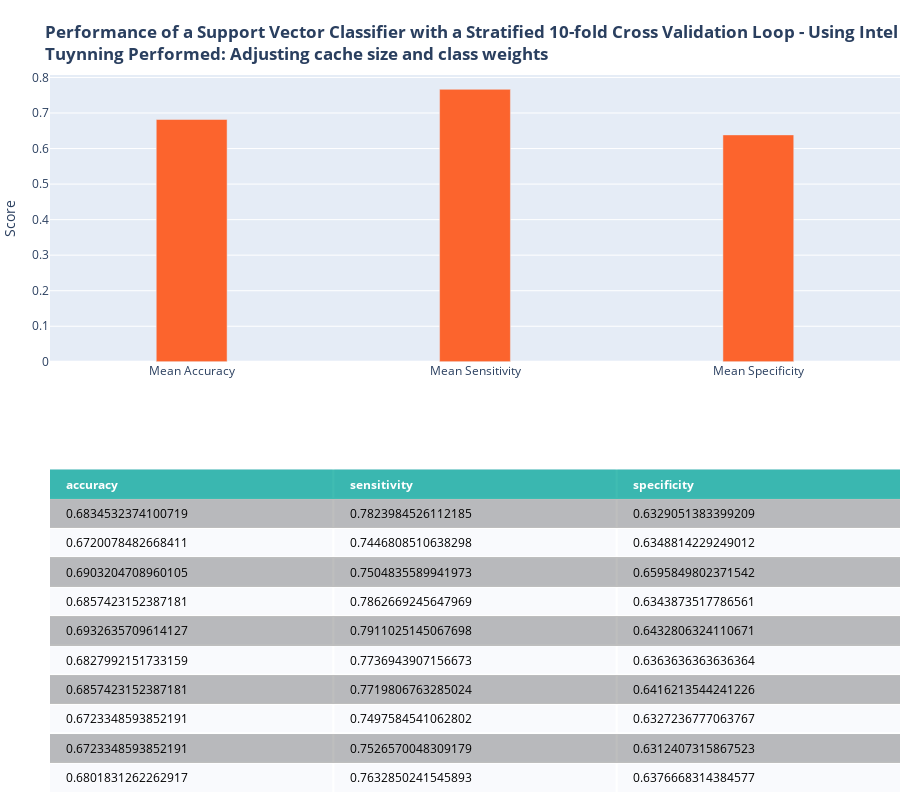

Source (notebook cell):
### Code cell
cellTitle = '<b>Performance of a Support Vector Classifier with a Stratified 10-fold Cross Validation Loop - Using Intel Extension for ScitKit-Learn for speed<br>Tuynning Performed: Adjusting cache size and class weights</b>'
from sklearnex import patch_sklearn
patch_sklearn()
from sklearn.svm import SVC
svmScore = []
svm_clf = SVC(kernel='rbf', gamma='auto', cache_size=800,class_weight={0:34, 1:66})
for train,test in skf.split(X_mat,y):
    svm_clf.fit(X_mat[train],y.values.ravel()[train])
    y_hat = svm_clf.predict(X_mat[test])
    
    cm = confusion_matrix(y.loc[test],y_hat, labels=[1,0])
    svmScore.append({'accuracy':(cm[0,0]+cm[1,1])/sum(cm.ravel()),
                'sensitivity':cm[0,0]/(cm[0,0]+cm[0,1]),
                'specificity':cm[1,1]/(cm[1,1]+cm[1,0])})
svmScore = pd.DataFrame(svmScore)
svmFig = plotMetrics(nbScore, cellTitle)
svmFig.show()

### Figure 1 — Plotly figure (JSON) as saved in the notebook; plotly's stock layout.template omitted (floating-point values rounded to 4 significant figures)
{"data": [{"colorscale": [[0, "#00A699"], [0.5, "#a9a9a9"], [1, "#ffffff"]], "hoverinfo": "none", "opacity": 0.75, "showscale": false, "type": "heatmap", "z": [[0, 0, 0], [0.5, 0.5, 0.5], [1, 1, 1], [0.5, 0.5, 0.5], [1, 1, 1], [0.5, 0.5, 0.5], [1, 1, 1], [0.5, 0.5, 0.5], [1, 1, 1], [0.5, 0.5, 0.5], [1, 1, 1]]}, {"marker": {"color": "#FC642D"}, "type": "bar", "width": 0.25, "x": ["Mean Accuracy", "Mean Sensitivity", "Mean Specificity"], "xaxis": "x2", "y": [0.6818, 0.7666, 0.6385], "yaxis": "y2"}], "layout": {"annotations": [{"align": "left", "font": {"color": "#ffffff"}, "showarrow": false, "text": "<b>accuracy</b>", "x": -0.45, "xanchor": "left", "xref": "x", "y": 0, "yref": "y"}, {"align": "left", "font": {"color": "#ffffff"}, "showarrow": false, "text": "<b>sensitivity</b>", "x": 0.55, "xanchor": "left", "xref": "x", "y": 0, "yref": "y"}, {"align": "left", "font": {"color": "#ffffff"}, "showarrow": false, "text": "<b>specificity</b>", "x": 1.55, "xanchor": "left", "xref": "x", "y": 0, "yref": "y"}, {"align": "left", "font": {"color": "#000000"}, "showarrow": false, "text": "0.6834532374100719", "x": -0.45, "xanchor": "left", "xref": "x", "y": 1, "yref": "y"}, {"align": "left", "font": {"color": "#000000"}, "showarrow": false, "text": "0.7823984526112185", "x": 0.55, "xanchor": "left", "xref": "x", "y": 1, "yref": "y"}, {"align": "left", "font": {"color": "#000000"}, "showarrow": false, "text": "0.6329051383399209", "x": 1.55, "xanchor": "left", "xref": "x", "y": 1, "yref": "y"}, {"align": "left", "font": {"color": "#000000"}, "showarrow": false, "text": "0.6720078482668411", "x": -0.45, "xanchor": "left", "xref": "x", "y": 2, "yref": "y"}, {"align": "left", "font": {"color": "#000000"}, "showarrow": false, "text": "0.7446808510638298", "x": 0.55, "xanchor": "left", "xref": "x", "y": 2, "yref": "y"}, {"align": "left", "font": {"color": "#000000"}, "showarrow": false, "text": "0.6348814229249012", "x": 1.55, "xanchor": "left", "xref": "x", "y": 2, "yref": "y"}, {"align": "left", "font": {"color": "#000000"}, "showarrow": false, "text": "0.6903204708960105", "x": -0.45, "xanchor": "left", "xref": "x", "y": 3, "yref": "y"}, {"align": "left", "font": {"color": "#000000"}, "showarrow": false, "text": "0.7504835589941973", "x": 0.55, "xanchor": "left", "xref": "x", "y": 3, "yref": "y"}, {"align": "left", "font": {"color": "#000000"}, "showarrow": false, "text": "0.6595849802371542", "x": 1.55, "xanchor": "left", "xref": "x", "y": 3, "yref": "y"}, {"align": "left", "font": {"color": "#000000"}, "showarrow": false, "text": "0.6857423152387181", "x": -0.45, "xanchor": "left", "xref": "x", "y": 4, "yref": "y"}, {"align": "left", "font": {"color": "#000000"}, "showarrow": false, "text": "0.7862669245647969", "x": 0.55, "xanchor": "left", "xref": "x", "y": 4, "yref": "y"}, {"align": "left", "font": {"color": "#000000"}, "showarrow": false, "text": "0.6343873517786561", "x": 1.55, "xanchor": "left", "xref": "x", "y": 4, "yref": "y"}, {"align": "left", "font": {"color": "#000000"}, "showarrow": false, "text": "0.6932635709614127", "x": -0.45, "xanchor": "left", "xref": "x", "y": 5, "yref": "y"}, {"align": "left", "font": {"color": "#000000"}, "showarrow": false, "text": "0.7911025145067698", "x": 0.55, "xanchor": "left", "xref": "x", "y": 5, "yref": "y"}, {"align": "left", "font": {"color": "#000000"}, "showarrow": false, "text": "0.6432806324110671", "x": 1.55, "xanchor": "left", "xref": "x", "y": 5, "yref": "y"}, {"align": "left", "font": {"color": "#000000"}, "showarrow": false, "text": "0.6827992151733159", "x": -0.45, "xanchor": "left", "xref": "x", "y": 6, "yref": "y"}, {"align": "left", "font": {"color": "#000000"}, "showarrow": false, "text": "0.7736943907156673", "x": 0.55, "xanchor": "left", "xref": "x", "y": 6, "yref": "y"}, {"align": "left", "font": {"color": "#000000"}, "showarrow": false, "text": "0.6363636363636364", "x": 1.55, "xanchor": "left", "xref": "x", "y": 6, "yref": "y"}, {"align": "left", "font": {"color": "#000000"}, "showarrow": false, "text": "0.6857423152387181", "x": -0.45, "xanchor": "left", "xref": "x", "y": 7, "yref": "y"}, {"align": "left", "font": {"color": "#000000"}, "showarrow": false, "text": "0.7719806763285024", "x": 0.55, "xanchor": "left", "xref": "x", "y": 7, "yref": "y"}, {"align": "left", "font": {"color": "#000000"}, "showarrow": false, "text": "0.6416213544241226", "x": 1.55, "xanchor": "left", "xref": "x", "y": 7, "yref": "y"}, {"align": "left", "font": {"color": "#000000"}, "showarrow": false, "text": "0.6723348593852191", "x": -0.45, "xanchor": "left", "xref": "x", "y": 8, "yref": "y"}, {"align": "left", "font": {"color": "#000000"}, "showarrow": false, "text": "0.7497584541062802", "x": 0.55, "xanchor": "left", "xref": "x", "y": 8, "yref": "y"}, {"align": "left", "font": {"color": "#000000"}, "showarrow": false, "text": "0.6327236777063767", "x": 1.55, "xanchor": "left", "xref": "x", "y": 8, "yref": "y"}, {"align": "left", "font": {"color": "#000000"}, "showarrow": false, "text": "0.6723348593852191", "x": -0.45, "xanchor": "left", "xref": "x", "y": 9, "yref": "y"}, {"align": "left", "font": {"color": "#000000"}, "showarrow": false, "text": "0.7526570048309179", "x": 0.55, "xanchor": "left", "xref": "x", "y": 9, "yref": "y"}, {"align": "left", "font": {"color": "#000000"}, "showarrow": false, "text": "0.6312407315867523", "x": 1.55, "xanchor": "left", "xref": "x", "y": 9, "yref": "y"}, {"align": "left", "font": {"color": "#000000"}, "showarrow": false, "text": "0.6801831262262917", "x": -0.45, "xanchor": "left", "xref": "x", "y": 10, "yref": "y"}, {"align": "left", "font": {"color": "#000000"}, "showarrow": false, "text": "0.7632850241545893", "x": 0.55, "xanchor": "left", "xref": "x", "y": 10, "yref": "y"}, {"align": "left", "font": {"color": "#000000"}, "showarrow": false, "text": "0.6376668314384577", "x": 1.55, "xanchor": "left", "xref": "x", "y": 10, "yref": "y"}], "height": 800, "margin": {"b": 0, "l": 50, "r": 0, "t": 75}, "title": {"text": "<b>Performance of a Support Vector Classifier with a Stratified 10-fold Cross Validation Loop - Using Intel Extension for ScitKit-Learn for speed<br>Tuynning Performed: Adjusting cache size and class weights</b>"}, "xaxis": {"dtick": 1, "gridwidth": 2, "showticklabels": false, "tick0": -0.5, "ticks": "", "zeroline": false}, "xaxis2": {"anchor": "y2"}, "yaxis": {"autorange": "reversed", "domain": [0, 0.45], "dtick": 1, "gridwidth": 2, "showticklabels": false, "tick0": 0.5, "ticks": "", "zeroline": false}, "yaxis2": {"anchor": "x2", "domain": [0.6, 1], "title": {"text": "Score"}}}}
